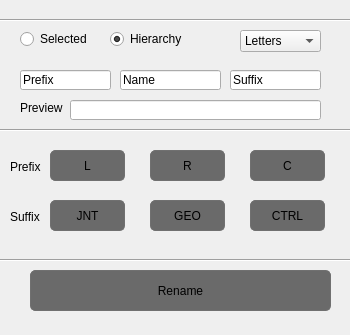
<?xml version="1.0" encoding="UTF-8"?>
<ui version="4.0">
 <class>Form</class>
 <widget class="QWidget" name="Form">
  <property name="geometry">
   <rect>
    <x>0</x>
    <y>0</y>
    <width>350</width>
    <height>335</height>
   </rect>
  </property>
  <property name="minimumSize">
   <size>
    <width>350</width>
    <height>335</height>
   </size>
  </property>
  <property name="maximumSize">
   <size>
    <width>350</width>
    <height>335</height>
   </size>
  </property>
  <property name="baseSize">
   <size>
    <width>350</width>
    <height>335</height>
   </size>
  </property>
  <property name="windowTitle">
   <string>Form</string>
  </property>
  <property name="styleSheet">
   <string notr="true">QPushButton {    background-color: #6a6a6a;    border: 1px solid #707070;    border-radius: 5px;    padding: 4px 10px;}
QPushButton:hover {    background-color: #7e7e7e;}
QPushButton:pressed {    background-color: #d00068;}
</string>
  </property>
  <widget class="QRadioButton" name="selectedRadio">
   <property name="geometry">
    <rect>
     <x>20</x>
     <y>30</y>
     <width>77</width>
     <height>18</height>
    </rect>
   </property>
   <property name="text">
    <string>Selected</string>
   </property>
  </widget>
  <widget class="QRadioButton" name="hierarchyRadio">
   <property name="geometry">
    <rect>
     <x>110</x>
     <y>30</y>
     <width>77</width>
     <height>18</height>
    </rect>
   </property>
   <property name="text">
    <string>Hierarchy</string>
   </property>
   <property name="checked">
    <bool>true</bool>
   </property>
  </widget>
  <widget class="QPushButton" name="renaming_btn">
   <property name="geometry">
    <rect>
     <x>30</x>
     <y>270</y>
     <width>301</width>
     <height>41</height>
    </rect>
   </property>
   <property name="text">
    <string>Rename</string>
   </property>
  </widget>
  <widget class="QLineEdit" name="textBox">
   <property name="geometry">
    <rect>
     <x>120</x>
     <y>70</y>
     <width>101</width>
     <height>20</height>
    </rect>
   </property>
   <property name="text">
    <string>Name</string>
   </property>
  </widget>
  <widget class="QLineEdit" name="prefixBox">
   <property name="geometry">
    <rect>
     <x>20</x>
     <y>70</y>
     <width>91</width>
     <height>20</height>
    </rect>
   </property>
   <property name="text">
    <string>Prefix</string>
   </property>
  </widget>
  <widget class="QLineEdit" name="suffixBox">
   <property name="geometry">
    <rect>
     <x>230</x>
     <y>70</y>
     <width>91</width>
     <height>20</height>
    </rect>
   </property>
   <property name="text">
    <string>Suffix</string>
   </property>
  </widget>
  <widget class="QPushButton" name="prefix_L">
   <property name="geometry">
    <rect>
     <x>50</x>
     <y>150</y>
     <width>75</width>
     <height>31</height>
    </rect>
   </property>
   <property name="text">
    <string>L</string>
   </property>
  </widget>
  <widget class="QPushButton" name="prefix_R">
   <property name="geometry">
    <rect>
     <x>150</x>
     <y>150</y>
     <width>75</width>
     <height>31</height>
    </rect>
   </property>
   <property name="text">
    <string>R</string>
   </property>
  </widget>
  <widget class="QPushButton" name="prefix_C">
   <property name="geometry">
    <rect>
     <x>250</x>
     <y>150</y>
     <width>75</width>
     <height>31</height>
    </rect>
   </property>
   <property name="text">
    <string>C</string>
   </property>
  </widget>
  <widget class="QPushButton" name="suffix_jnt">
   <property name="geometry">
    <rect>
     <x>50</x>
     <y>200</y>
     <width>75</width>
     <height>31</height>
    </rect>
   </property>
   <property name="text">
    <string>JNT</string>
   </property>
  </widget>
  <widget class="QPushButton" name="suffix_geo">
   <property name="geometry">
    <rect>
     <x>150</x>
     <y>200</y>
     <width>75</width>
     <height>31</height>
    </rect>
   </property>
   <property name="text">
    <string>GEO</string>
   </property>
  </widget>
  <widget class="QPushButton" name="suffix_ctrl">
   <property name="geometry">
    <rect>
     <x>250</x>
     <y>200</y>
     <width>75</width>
     <height>31</height>
    </rect>
   </property>
   <property name="text">
    <string>CTRL</string>
   </property>
  </widget>
  <widget class="Line" name="line">
   <property name="geometry">
    <rect>
     <x>-40</x>
     <y>120</y>
     <width>431</width>
     <height>20</height>
    </rect>
   </property>
   <property name="orientation">
    <enum>Qt::Horizontal</enum>
   </property>
  </widget>
  <widget class="Line" name="line_2">
   <property name="geometry">
    <rect>
     <x>-40</x>
     <y>250</y>
     <width>511</width>
     <height>20</height>
    </rect>
   </property>
   <property name="orientation">
    <enum>Qt::Horizontal</enum>
   </property>
  </widget>
  <widget class="QLineEdit" name="preview">
   <property name="geometry">
    <rect>
     <x>70</x>
     <y>100</y>
     <width>251</width>
     <height>20</height>
    </rect>
   </property>
   <property name="readOnly">
    <bool>true</bool>
   </property>
  </widget>
  <widget class="QComboBox" name="Count">
   <property name="geometry">
    <rect>
     <x>240</x>
     <y>30</y>
     <width>81</width>
     <height>22</height>
    </rect>
   </property>
   <property name="currentIndex">
    <number>1</number>
   </property>
   <item>
    <property name="text">
     <string>Numbers</string>
    </property>
   </item>
   <item>
    <property name="text">
     <string>Letters</string>
    </property>
   </item>
  </widget>
  <widget class="QLabel" name="label">
   <property name="geometry">
    <rect>
     <x>20</x>
     <y>100</y>
     <width>47</width>
     <height>16</height>
    </rect>
   </property>
   <property name="text">
    <string>Preview</string>
   </property>
  </widget>
  <widget class="QLabel" name="label_2">
   <property name="geometry">
    <rect>
     <x>10</x>
     <y>160</y>
     <width>47</width>
     <height>14</height>
    </rect>
   </property>
   <property name="text">
    <string>Prefix</string>
   </property>
  </widget>
  <widget class="QLabel" name="label_3">
   <property name="geometry">
    <rect>
     <x>10</x>
     <y>210</y>
     <width>47</width>
     <height>14</height>
    </rect>
   </property>
   <property name="text">
    <string>Suffix</string>
   </property>
  </widget>
  <widget class="Line" name="line_3">
   <property name="geometry">
    <rect>
     <x>-50</x>
     <y>10</y>
     <width>481</width>
     <height>20</height>
    </rect>
   </property>
   <property name="orientation">
    <enum>Qt::Horizontal</enum>
   </property>
  </widget>
 </widget>
 <resources/>
 <connections/>
</ui>
